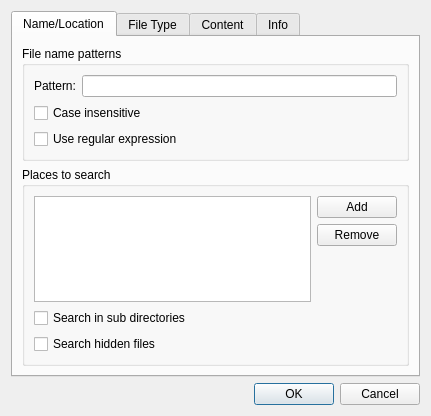
<?xml version="1.0" encoding="UTF-8"?>
<ui version="4.0">
 <class>FindFilesDialog</class>
 <widget class="QDialog" name="FindFilesDialog">
  <property name="geometry">
   <rect>
    <x>0</x>
    <y>0</y>
    <width>431</width>
    <height>416</height>
   </rect>
  </property>
  <property name="windowTitle">
   <string>Find Files</string>
  </property>
  <layout class="QVBoxLayout" name="verticalLayout">
   <item>
    <widget class="QTabWidget" name="tabWidget">
     <property name="currentIndex">
      <number>0</number>
     </property>
     <widget class="QWidget" name="tab">
      <attribute name="title">
       <string>Name/Location</string>
      </attribute>
      <layout class="QVBoxLayout" name="verticalLayout_4">
       <item>
        <widget class="QGroupBox" name="groupBox">
         <property name="title">
          <string>File name patterns</string>
         </property>
         <layout class="QFormLayout" name="formLayout">
          <item row="0" column="0">
           <widget class="QLabel" name="label">
            <property name="text">
             <string>Pattern:</string>
            </property>
           </widget>
          </item>
          <item row="0" column="1">
           <widget class="QLineEdit" name="lineEdit"/>
          </item>
          <item row="1" column="0" colspan="2">
           <widget class="QCheckBox" name="checkBox">
            <property name="text">
             <string>Case insensitive</string>
            </property>
           </widget>
          </item>
          <item row="2" column="0" colspan="2">
           <widget class="QCheckBox" name="checkBox_2">
            <property name="text">
             <string>Use regular expression</string>
            </property>
           </widget>
          </item>
         </layout>
        </widget>
       </item>
       <item>
        <widget class="QGroupBox" name="groupBox_2">
         <property name="title">
          <string>Places to search</string>
         </property>
         <layout class="QVBoxLayout" name="verticalLayout_3">
          <item>
           <layout class="QHBoxLayout" name="horizontalLayout">
            <item>
             <widget class="QListWidget" name="listWidget"/>
            </item>
            <item>
             <layout class="QVBoxLayout" name="verticalLayout_2">
              <item>
               <widget class="QPushButton" name="pushButton">
                <property name="text">
                 <string>Add</string>
                </property>
                <property name="icon">
                 <iconset theme="list-add">
                  <normaloff/>
                 </iconset>
                </property>
               </widget>
              </item>
              <item>
               <widget class="QPushButton" name="pushButton_2">
                <property name="text">
                 <string>Remove</string>
                </property>
                <property name="icon">
                 <iconset theme="list-remove">
                  <normaloff/>
                 </iconset>
                </property>
               </widget>
              </item>
              <item>
               <spacer name="verticalSpacer">
                <property name="orientation">
                 <enum>Qt::Vertical</enum>
                </property>
                <property name="sizeHint" stdset="0">
                 <size>
                  <width>20</width>
                  <height>40</height>
                 </size>
                </property>
               </spacer>
              </item>
             </layout>
            </item>
           </layout>
          </item>
          <item>
           <widget class="QCheckBox" name="checkBox_3">
            <property name="text">
             <string>Search in sub directories</string>
            </property>
           </widget>
          </item>
          <item>
           <widget class="QCheckBox" name="checkBox_4">
            <property name="text">
             <string>Search hidden files</string>
            </property>
           </widget>
          </item>
         </layout>
        </widget>
       </item>
      </layout>
     </widget>
     <widget class="QWidget" name="tab_2">
      <attribute name="title">
       <string>File Type</string>
      </attribute>
      <layout class="QVBoxLayout" name="verticalLayout_6">
       <item>
        <widget class="QGroupBox" name="groupBox_3">
         <property name="title">
          <string>File Type</string>
         </property>
         <layout class="QVBoxLayout" name="verticalLayout_5">
          <item>
           <widget class="QLabel" name="label_2">
            <property name="text">
             <string>Only search for files of following types:</string>
            </property>
           </widget>
          </item>
          <item>
           <widget class="QCheckBox" name="checkBox_5">
            <property name="text">
             <string>Text files</string>
            </property>
           </widget>
          </item>
          <item>
           <widget class="QCheckBox" name="checkBox_6">
            <property name="text">
             <string>Image files</string>
            </property>
           </widget>
          </item>
          <item>
           <widget class="QCheckBox" name="checkBox_7">
            <property name="text">
             <string>Audio files</string>
            </property>
           </widget>
          </item>
          <item>
           <widget class="QCheckBox" name="checkBox_8">
            <property name="text">
             <string>Video files</string>
            </property>
           </widget>
          </item>
          <item>
           <widget class="QCheckBox" name="checkBox_9">
            <property name="text">
             <string>Documents</string>
            </property>
           </widget>
          </item>
         </layout>
        </widget>
       </item>
       <item>
        <spacer name="verticalSpacer_2">
         <property name="orientation">
          <enum>Qt::Vertical</enum>
         </property>
         <property name="sizeHint" stdset="0">
          <size>
           <width>20</width>
           <height>40</height>
          </size>
         </property>
        </spacer>
       </item>
      </layout>
     </widget>
     <widget class="QWidget" name="tab_4">
      <attribute name="title">
       <string>Content</string>
      </attribute>
      <layout class="QVBoxLayout" name="verticalLayout_8">
       <item>
        <widget class="QGroupBox" name="groupBox_4">
         <property name="title">
          <string>File contains</string>
         </property>
         <layout class="QVBoxLayout" name="verticalLayout_7">
          <item>
           <widget class="QLineEdit" name="lineEdit_2"/>
          </item>
          <item>
           <widget class="QCheckBox" name="checkBox_10">
            <property name="text">
             <string>Case insensitive</string>
            </property>
           </widget>
          </item>
          <item>
           <widget class="QCheckBox" name="checkBox_11">
            <property name="text">
             <string>Use regular expression</string>
            </property>
           </widget>
          </item>
         </layout>
        </widget>
       </item>
       <item>
        <spacer name="verticalSpacer_3">
         <property name="orientation">
          <enum>Qt::Vertical</enum>
         </property>
         <property name="sizeHint" stdset="0">
          <size>
           <width>20</width>
           <height>40</height>
          </size>
         </property>
        </spacer>
       </item>
      </layout>
     </widget>
     <widget class="QWidget" name="tab_3">
      <attribute name="title">
       <string>Info</string>
      </attribute>
      <layout class="QVBoxLayout" name="verticalLayout_9">
       <item>
        <widget class="QGroupBox" name="groupBox_5">
         <property name="title">
          <string>File Size</string>
         </property>
         <layout class="QFormLayout" name="formLayout_3">
          <item row="0" column="0">
           <widget class="QCheckBox" name="checkBox_12">
            <property name="text">
             <string>Bigger than:</string>
            </property>
           </widget>
          </item>
          <item row="0" column="1">
           <layout class="QHBoxLayout" name="horizontalLayout_2">
            <item>
             <widget class="QSpinBox" name="spinBox">
              <property name="enabled">
               <bool>false</bool>
              </property>
             </widget>
            </item>
            <item>
             <widget class="QComboBox" name="comboBox">
              <property name="enabled">
               <bool>false</bool>
              </property>
             </widget>
            </item>
           </layout>
          </item>
          <item row="1" column="0">
           <widget class="QCheckBox" name="checkBox_13">
            <property name="text">
             <string>Smaller than:</string>
            </property>
           </widget>
          </item>
          <item row="1" column="1">
           <layout class="QHBoxLayout" name="horizontalLayout_3">
            <item>
             <widget class="QSpinBox" name="spinBox_2">
              <property name="enabled">
               <bool>false</bool>
              </property>
             </widget>
            </item>
            <item>
             <widget class="QComboBox" name="comboBox_2">
              <property name="enabled">
               <bool>false</bool>
              </property>
             </widget>
            </item>
           </layout>
          </item>
         </layout>
        </widget>
       </item>
       <item>
        <widget class="QGroupBox" name="groupBox_6">
         <property name="title">
          <string>Last Modified Time</string>
         </property>
         <layout class="QFormLayout" name="formLayout_2">
          <item row="0" column="0">
           <widget class="QCheckBox" name="checkBox_14">
            <property name="text">
             <string>Earlier than:</string>
            </property>
           </widget>
          </item>
          <item row="0" column="1">
           <widget class="QDateTimeEdit" name="dateTimeEdit">
            <property name="enabled">
             <bool>false</bool>
            </property>
            <property name="calendarPopup">
             <bool>true</bool>
            </property>
           </widget>
          </item>
          <item row="1" column="0">
           <widget class="QCheckBox" name="checkBox_15">
            <property name="text">
             <string>Later than:</string>
            </property>
           </widget>
          </item>
          <item row="1" column="1">
           <widget class="QDateTimeEdit" name="dateTimeEdit_2">
            <property name="enabled">
             <bool>false</bool>
            </property>
            <property name="calendarPopup">
             <bool>true</bool>
            </property>
           </widget>
          </item>
         </layout>
        </widget>
       </item>
       <item>
        <spacer name="verticalSpacer_4">
         <property name="orientation">
          <enum>Qt::Vertical</enum>
         </property>
         <property name="sizeHint" stdset="0">
          <size>
           <width>20</width>
           <height>40</height>
          </size>
         </property>
        </spacer>
       </item>
      </layout>
     </widget>
    </widget>
   </item>
   <item>
    <widget class="QDialogButtonBox" name="buttonBox">
     <property name="orientation">
      <enum>Qt::Horizontal</enum>
     </property>
     <property name="standardButtons">
      <set>QDialogButtonBox::Cancel|QDialogButtonBox::Ok</set>
     </property>
    </widget>
   </item>
  </layout>
 </widget>
 <resources/>
 <connections>
  <connection>
   <sender>buttonBox</sender>
   <signal>accepted()</signal>
   <receiver>FindFilesDialog</receiver>
   <slot>accept()</slot>
   <hints>
    <hint type="sourcelabel">
     <x>222</x>
     <y>344</y>
    </hint>
    <hint type="destinationlabel">
     <x>157</x>
     <y>274</y>
    </hint>
   </hints>
  </connection>
  <connection>
   <sender>buttonBox</sender>
   <signal>rejected()</signal>
   <receiver>FindFilesDialog</receiver>
   <slot>reject()</slot>
   <hints>
    <hint type="sourcelabel">
     <x>290</x>
     <y>350</y>
    </hint>
    <hint type="destinationlabel">
     <x>286</x>
     <y>274</y>
    </hint>
   </hints>
  </connection>
  <connection>
   <sender>checkBox_14</sender>
   <signal>toggled(bool)</signal>
   <receiver>dateTimeEdit</receiver>
   <slot>setEnabled(bool)</slot>
   <hints>
    <hint type="sourcelabel">
     <x>129</x>
     <y>166</y>
    </hint>
    <hint type="destinationlabel">
     <x>294</x>
     <y>170</y>
    </hint>
   </hints>
  </connection>
  <connection>
   <sender>checkBox_15</sender>
   <signal>toggled(bool)</signal>
   <receiver>dateTimeEdit_2</receiver>
   <slot>setEnabled(bool)</slot>
   <hints>
    <hint type="sourcelabel">
     <x>91</x>
     <y>188</y>
    </hint>
    <hint type="destinationlabel">
     <x>302</x>
     <y>195</y>
    </hint>
   </hints>
  </connection>
  <connection>
   <sender>checkBox_12</sender>
   <signal>toggled(bool)</signal>
   <receiver>spinBox</receiver>
   <slot>setEnabled(bool)</slot>
   <hints>
    <hint type="sourcelabel">
     <x>102</x>
     <y>73</y>
    </hint>
    <hint type="destinationlabel">
     <x>184</x>
     <y>77</y>
    </hint>
   </hints>
  </connection>
  <connection>
   <sender>checkBox_12</sender>
   <signal>toggled(bool)</signal>
   <receiver>comboBox</receiver>
   <slot>setEnabled(bool)</slot>
   <hints>
    <hint type="sourcelabel">
     <x>49</x>
     <y>72</y>
    </hint>
    <hint type="destinationlabel">
     <x>357</x>
     <y>76</y>
    </hint>
   </hints>
  </connection>
  <connection>
   <sender>checkBox_13</sender>
   <signal>toggled(bool)</signal>
   <receiver>spinBox_2</receiver>
   <slot>setEnabled(bool)</slot>
   <hints>
    <hint type="sourcelabel">
     <x>123</x>
     <y>101</y>
    </hint>
    <hint type="destinationlabel">
     <x>186</x>
     <y>104</y>
    </hint>
   </hints>
  </connection>
  <connection>
   <sender>checkBox_13</sender>
   <signal>toggled(bool)</signal>
   <receiver>comboBox_2</receiver>
   <slot>setEnabled(bool)</slot>
   <hints>
    <hint type="sourcelabel">
     <x>53</x>
     <y>98</y>
    </hint>
    <hint type="destinationlabel">
     <x>339</x>
     <y>108</y>
    </hint>
   </hints>
  </connection>
 </connections>
</ui>
